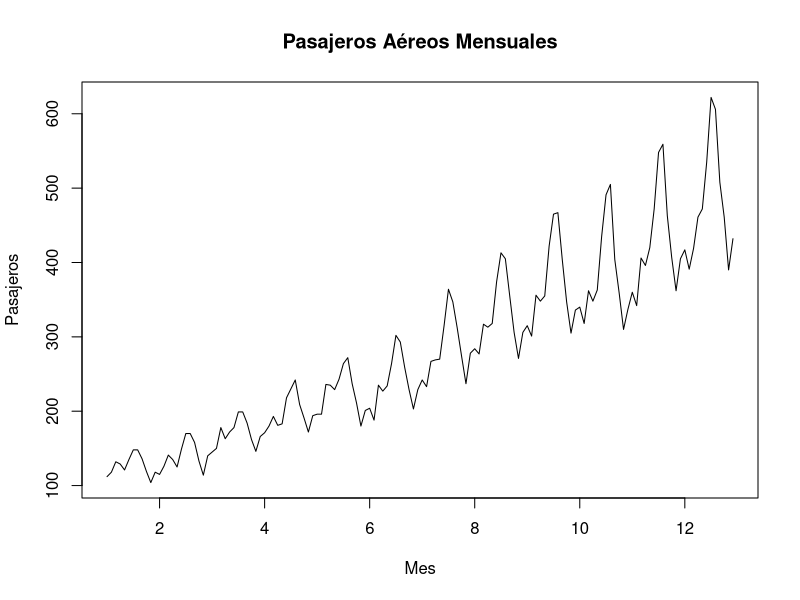
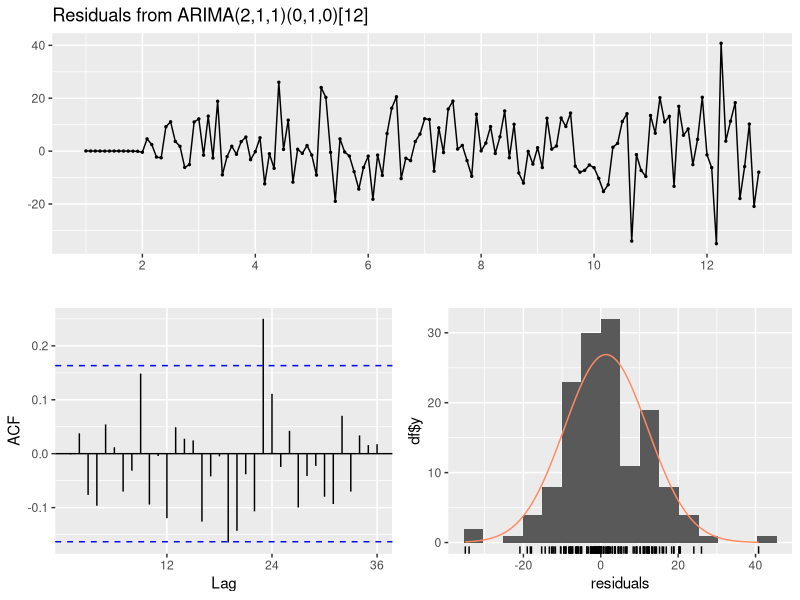
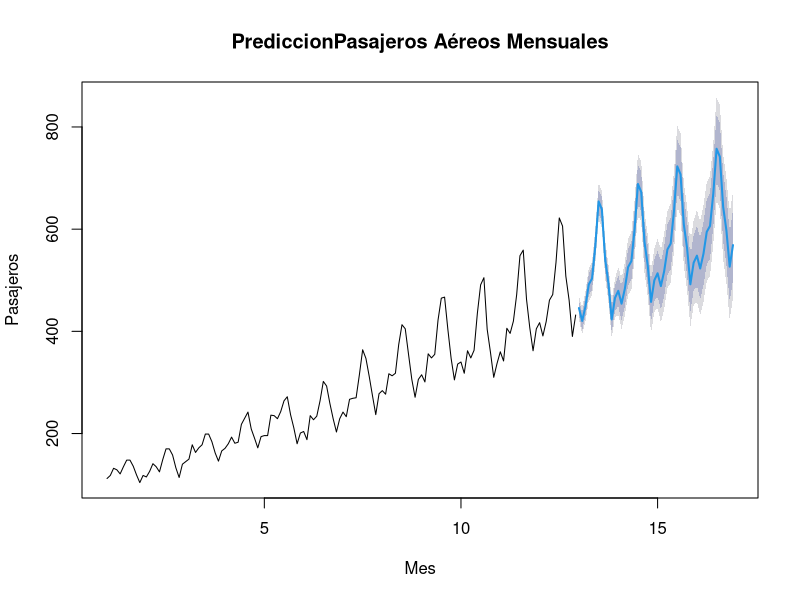
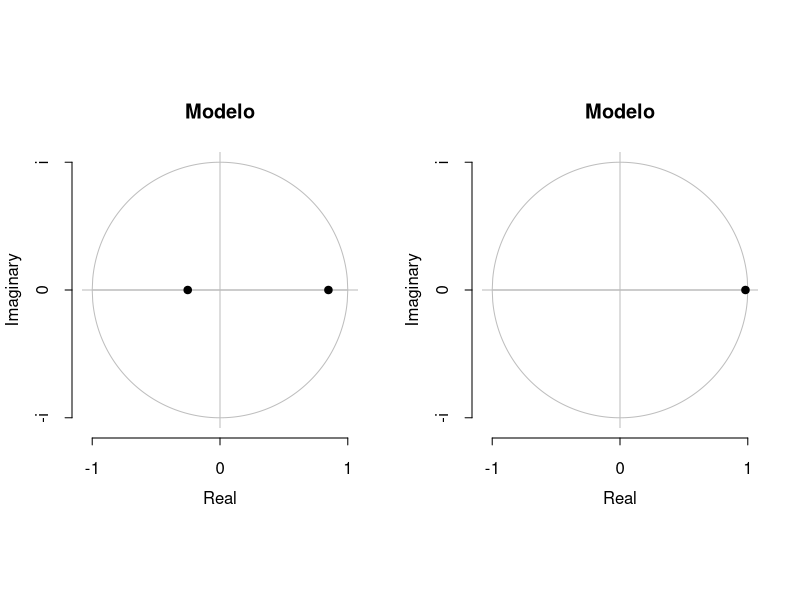

Reproduce these figures in R, in order.
# install.packages(c("forecast", "ggplot2"))
library(forecast)
library(ggplot2)

#conjunto de datos 
data("AirPassengers")

# convertir a serie temporal
pasajeros <- ts(AirPassengers, frequency = 12)

# Análisis exploratorio y grafica de la seria
summary1 <- summary(pasajeros)
plot(pasajeros, main = "Pasajeros Aéreos Mensuales", xlab = "Mes", ylab = "Pasajeros")

# Meter la serie en un modelo arima
modelo_pasajeros <- auto.arima(pasajeros)

# Resumen del modelo
summary2 <- summary(modelo_pasajeros)

# Ver si los residuos no son importantes
checkresiduals(modelo_pasajeros)

# Predecir para los próximos 4 años años, 48 meses
predicciones <- forecast(modelo_pasajeros, h = 48)

# Plot de las predicciones
plot(predicciones, main = "PrediccionPasajeros Aéreos Mensuales", xlab = "Mes", ylab = "Pasajeros")

# Plot de los resultados de el modelo
plot(modelo_pasajeros, main = "Modelo")